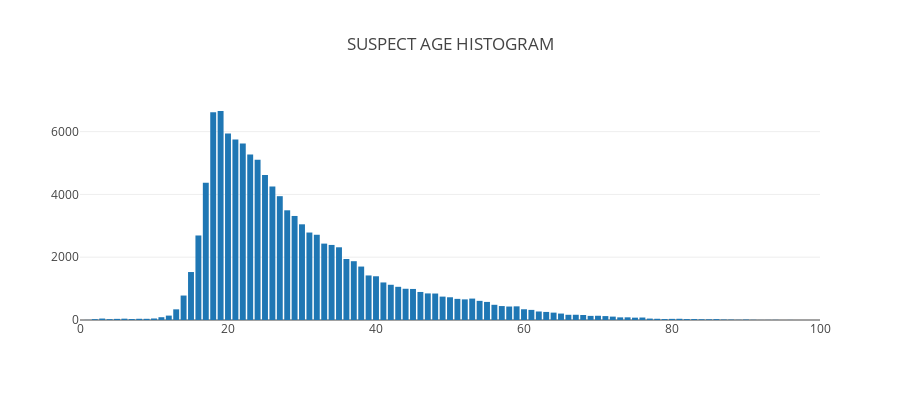
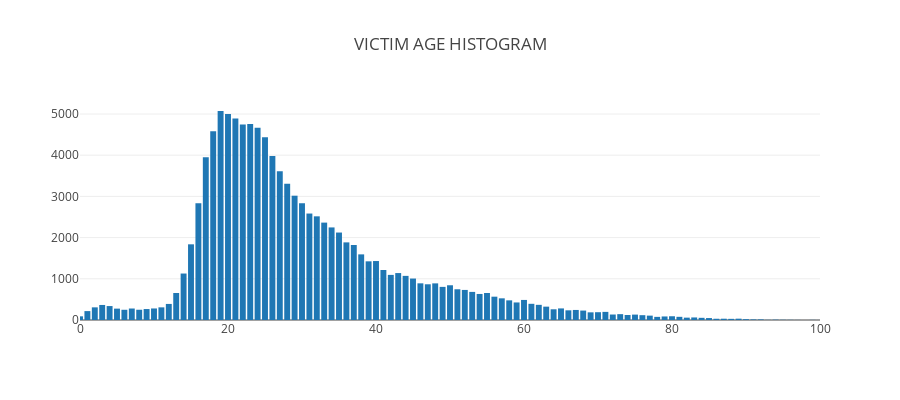

Notebook source saved alongside these figures, in order:
### Code cell
# Visualize age distribution of suspects and victims

for target_type in ['suspect','victim']:      
    age_groups=helper.get_age_distribution(df['participant_type'],df['participant_age'],target_type)
    helper.plot_histogram(age_groups,dict(range=[0, 100]),target_type+' age histogram')

### Figure 1 — Plotly figure (JSON) as saved in the notebook; plotly's stock layout.template omitted (floating-point values rounded to 4 significant figures)
{"data": [{"type": "bar", "uid": "ee6aee0b-96c8-47e2-a257-72a9d1806673", "x": ["25", "31", "33", "47", "15", "48", "29", "24", "18", "19", "22", "23", "68", "20", "41", "17", "64", "21", "43", "28", "27", "55", "37", "39", "32", "35", "42", "30", "59", "44", "40", "72", "26", "34", "16", "56", "51", "45", "38", "36", "12", "13", "63", "58", "52", "49", "70", "46", "88", "54", "61", "66", "71", "14", "69", "53", "50", "60", "80", "4", "75", "67", "10", "62", "57", "76", "74", "73", "81", "83", "11", "9", "3", "65", "86", "6", "7", "84", "91", "8", "90", "79", "2", "5", "82", "87", "93", "89", "85", "77", "78", "94", "96", "98", "1", "0", "92", "311"], "y": [4620, 2786, 2433, 847, 1528, 843, 3314, 5107, 6618, 6657, 5624, 5269, 160, 5938, 1196, 4375, 235, 5746, 1057, 3494, 3944, 576, 1873, 1419, 2715, 2316, 1122, 3048, 435, 995, 1393, 108, 4255, 2391, 2692, 484, 673, 989, 1702, 1944, 140, 340, 257, 429, 657, 745, 135, 893, 13, 610, 322, 166, 125, 779, 131, 682, 724, 342, 36, 26, 75, 167, 48, 271, 444, 79, 85, 84, 39, 30, 89, 38, 46, 205, 28, 42, 31, 24, 6, 39, 14, 30, 26, 36, 29, 15, 3, 7, 22, 45, 39, 4, 2, 1, 3, 1, 2, 1]}], "layout": {"height": 400, "legend": {"orientation": "h"}, "title": "SUSPECT AGE HISTOGRAM", "xaxis": {"range": [0, 100]}}}

### Figure 2 — Plotly figure (JSON) as saved in the notebook; plotly's stock layout.template omitted (floating-point values rounded to 4 significant figures)
{"data": [{"type": "bar", "uid": "def5a230-56dc-4e49-aa99-93709fb304ee", "x": ["20", "33", "34", "29", "56", "18", "46", "14", "23", "55", "51", "40", "9", "5", "2", "15", "19", "28", "78", "41", "22", "21", "39", "35", "26", "69", "27", "37", "50", "42", "17", "25", "16", "13", "68", "57", "66", "67", "62", "36", "24", "30", "32", "1", "3", "63", "64", "31", "10", "48", "53", "60", "58", "72", "45", "43", "49", "12", "44", "70", "0", "54", "6", "38", "8", "4", "7", "52", "47", "79", "11", "80", "59", "73", "61", "85", "88", "71", "89", "90", "65", "74", "77", "86", "84", "96", "81", "83", "82", "87", "75", "76", "92", "91", "94", "101", "97", "95", "93", "99", "100", "209"], "y": [5003, 2364, 2247, 3017, 566, 4580, 890, 1128, 4756, 656, 746, 1431, 266, 276, 307, 1837, 5073, 3306, 76, 1214, 4745, 4889, 1424, 2123, 3980, 186, 3612, 1821, 843, 1095, 3951, 4435, 2834, 655, 229, 526, 235, 244, 368, 1884, 4665, 2834, 2516, 216, 365, 324, 260, 2584, 280, 889, 682, 487, 477, 133, 1006, 1139, 804, 390, 1071, 189, 89, 632, 248, 1593, 249, 338, 279, 730, 867, 86, 307, 91, 426, 142, 393, 47, 28, 197, 32, 20, 281, 122, 106, 30, 53, 4, 77, 62, 57, 31, 131, 117, 14, 14, 8, 2, 2, 5, 4, 3, 1, 1]}], "layout": {"height": 400, "legend": {"orientation": "h"}, "title": "VICTIM AGE HISTOGRAM", "xaxis": {"range": [0, 100]}}}
